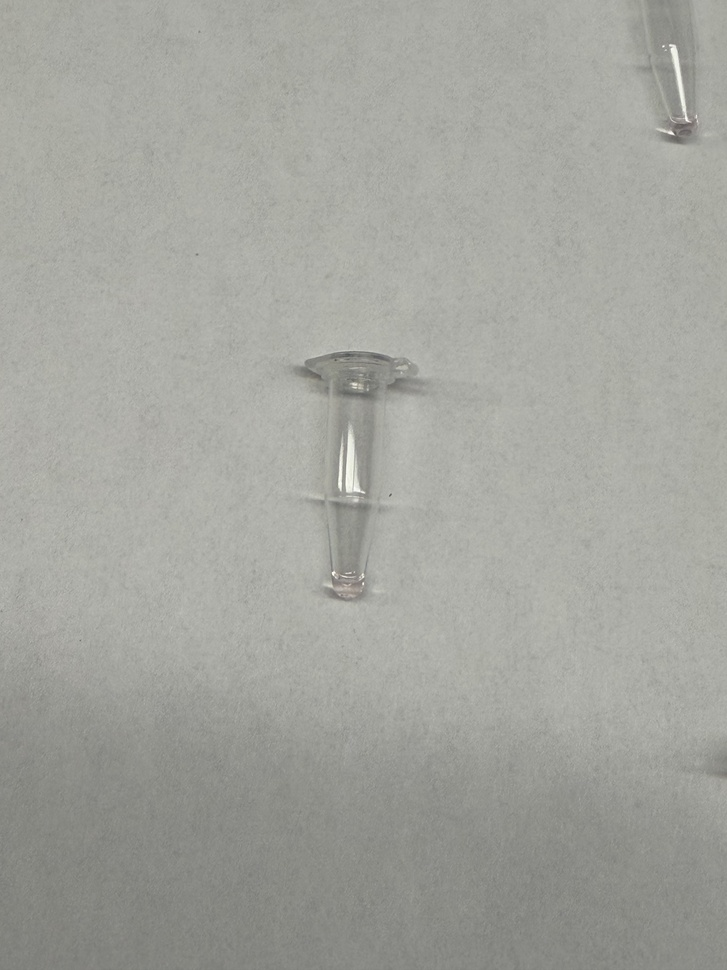
#> input picture image-segmenting/concentration-jpeg-2/IMG_8886.jpeg, 727 x 970 px, shrunk from 3024 x 4032 before the run
$ python detection_debug.py concentration-jpeg-2/IMG_8886.jpeg
#> lines starting #> are read from the running program, lines starting #| are printed output that depends on the picture; after the words box and inside, x2 and y2 are one past the last pixel; in counts of white or black regions, pixels touching at a corner belong together
import cv2
import numpy as np
import matplotlib.pyplot as plt
import sys

# Pass image path as argument: python3 debug_detection.py images/IMG_0969.jpeg
path = sys.argv[1] if len(sys.argv) > 1 else "images/IMG_0964.jpeg"

img = cv2.imread(path)
#> img is the input picture: shape (970, 727, 3); mean B, G, R 157.9, 164, 163.1
img_rgb = cv2.cvtColor(img, cv2.COLOR_BGR2RGB)
h, w = img.shape[:2]

# ── Step 1: Edge map (background-agnostic) ─────────────────────────────────
gray = cv2.cvtColor(img, cv2.COLOR_BGR2GRAY)
blurred = cv2.GaussianBlur(gray, (5, 5), 0)
edges = cv2.Canny(blurred, 20, 60)  # low thresholds to catch faint tube walls
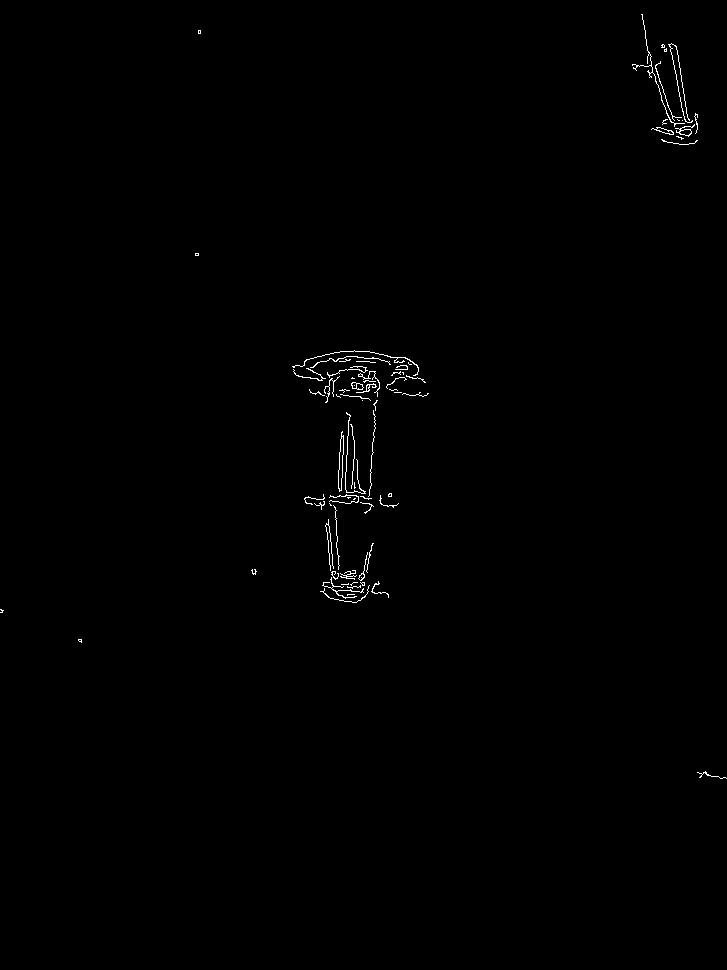
#> edges: shape (970, 727); 0.43% white in thin lines or dots, all inside (x1, y1, x2, y2) = (0, 14, 727, 779)

# ── Step 2: Vertical projection — find columns with strong vertical edges ──
# Each tube wall = a vertical stripe of high edge density
# Sum edge pixels column by column
col_projection = edges.sum(axis=0).astype(float)
#> col_projection = 727 values, max 13515 at index 354, min 0 at index 4, mean 1051.6
col_projection /= col_projection.max()  # normalize to 0-1
#> col_projection = 727 values, max 1 at index 354, min 0 at index 4, mean 0.0778

# Sum edge pixels row by row — helps find top/bottom of tube region
row_projection = edges.sum(axis=1).astype(float)
#> row_projection = 970 values, max 11730 at index 361, min 0 at index 0, mean 788.1
row_projection /= row_projection.max()
#> row_projection = 970 values, max 1 at index 361, min 0 at index 0, mean 0.0672

# ── Step 3: Find tube column bands via projection peaks ────────────────────
# Smooth the projection first to merge nearby peaks
from scipy.signal import find_peaks
import scipy.ndimage as ndi
smoothed_col = ndi.gaussian_filter1d(col_projection, sigma=15)
#> smoothed_col = 727 values, max 0.583 at index 349, min 0 at index 489, mean 0.0778

# Find peaks = tube wall positions
peaks, props = find_peaks(smoothed_col, height=0.1, distance=w // 20)
#> peaks = [349, 673]; props = {'peak_heights': [0.583, 0.232]}

# ── Step 4: Find vertical extent of tubes via row projection ──────────────
smoothed_row = ndi.gaussian_filter1d(row_projection, sigma=10)
#> smoothed_row = 970 values, max 0.426 at index 373, min 0 at index 185, mean 0.0672
# Tube region = rows with above-threshold edge activity
row_thresh = 0.1
tube_rows = np.where(smoothed_row > row_thresh)[0]
#> tube_rows = 276 values from 51 to 605
if len(tube_rows) > 0:
    row_top    = max(0, tube_rows[0] - 20)
#> row_top = 31
    row_bottom = min(h, tube_rows[-1] + 20)
#> row_bottom = 625
else:
    row_top, row_bottom = 0, h

# ── Step 5: Find tubes as valleys between peaks (valley-to-valley) ─────────
# Invert projection to find valleys = gaps between tubes
inverted = 1 - smoothed_col
#> inverted = 727 values, max 1 at index 489, min 0.417 at index 349, mean 0.922

# Find valleys in the original = gaps between tubes
valleys, _ = find_peaks(inverted, height=0.5, distance=w // 15)
#> valleys = [42, 137, 227, 530]

# Add image edges as boundaries
# Fix 1: don't use image edges as boundaries — only real valleys
# Remove the 0 and w from boundaries, filter out bands that are just margins
boundaries = valleys  # real valleys only, no image edges added
#> boundaries = [42, 137, 227, 530]

tube_bands = []
for i in range(len(boundaries) - 1):
    x1 = int(boundaries[i])
    x2 = int(boundaries[i + 1])
    band_w = x2 - x1
    band_h = row_bottom - row_top
    ar = band_h / band_w if band_w > 0 else 0

    # Must be tall enough and wide enough to be a real tube
    if ar > 1.5 and band_w > w // 15:
        tube_bands.append((x1, row_top, x2, row_bottom))
#> this loop made 3 passes
#> (x1, x2, band_w, ar) on passes 1 to 3: (42, 137, 95, 6.25), (137, 227, 90, 6.6), (227, 530, 303, 1.96)
#> after the loop, tube_bands = [(42, 31, 137, 625), (137, 31, 227, 625), (227, 31, 530, 625)]

# Fix 2: compute tip ROI per tube using its own column's row projection
# instead of sharing one global row_bottom
tip_bands = []
for (x1, y1, x2, y2) in tube_bands:
    # Per-tube row projection using only columns within this band
    tube_col_edges = edges[:, x1:x2]
    tube_row_proj = tube_col_edges.sum(axis=1).astype(float)
    if tube_row_proj.max() > 0:
        tube_row_proj /= tube_row_proj.max()
    tube_row_smooth = ndi.gaussian_filter1d(tube_row_proj, sigma=8)

    # Find where this tube's edges actually end vertically
    active_rows = np.where(tube_row_smooth > 0.1)[0]
    if len(active_rows) > 0:
        t_top    = max(0, active_rows[0])
        t_bottom = min(h, active_rows[-1])
    else:
        t_top, t_bottom = y1, y2

    tip_y = t_top + int((t_bottom - t_top) * 0.75)
    tip_bands.append((x1, t_top, x2, t_bottom, tip_y))
#> this loop made 3 passes
#> (x1, x2, active_rows, t_top, t_bottom, tip_y) on pass 1: (42, 137, [635, 636, 637, 638, 639, 640, 641, 642, 643, 644, 645], 635, 645, 642)
#> pass 1, `tube_col_edges = edges[:, x1:x2]`:
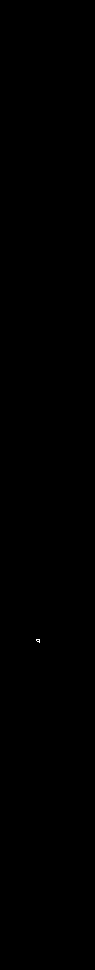
#> tube_col_edges: shape (970, 95); 0.01% white in thin lines or dots, all inside (x1, y1, x2, y2) = (36, 639, 40, 643)
#> pass 2, `tube_col_edges = edges[:, x1:x2]`:
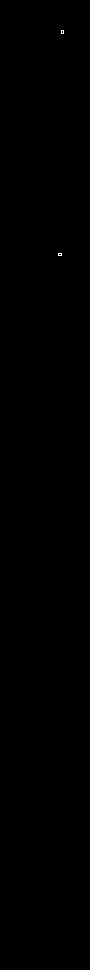
#> tube_col_edges: shape (970, 90); 0.02% white in thin lines or dots, all inside (x1, y1, x2, y2) = (58, 30, 64, 256)
#> pass 3, `tube_col_edges = edges[:, x1:x2]`:
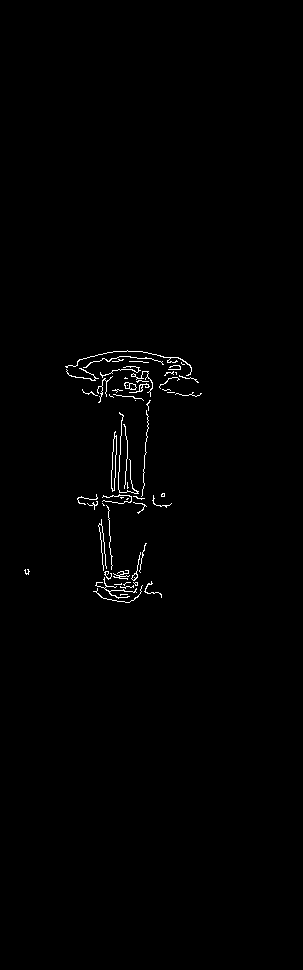
#> tube_col_edges: shape (970, 303); 0.76% white in thin lines or dots, all inside (x1, y1, x2, y2) = (24, 350, 202, 603)
#> after the loop, tip_bands = [(42, 635, 137, 645, 642), (137, 27, 227, 259, 201), (227, 346, 530, 603, 538)]

# ── Plot ───────────────────────────────────────────────────────────────────
fig = plt.figure(figsize=(20, 10))

# Original + detected bands
ax1 = fig.add_subplot(2, 3, 1)
vis = img_rgb.copy()
for (x1, y1, x2, y2) in tube_bands:
    cv2.rectangle(vis, (x1, y1), (x2, y2), (0, 200, 0), 2)
#> this loop made 3 passes
#> (x1, x2) on passes 1 to 3: (42, 137), (137, 227), (227, 530)
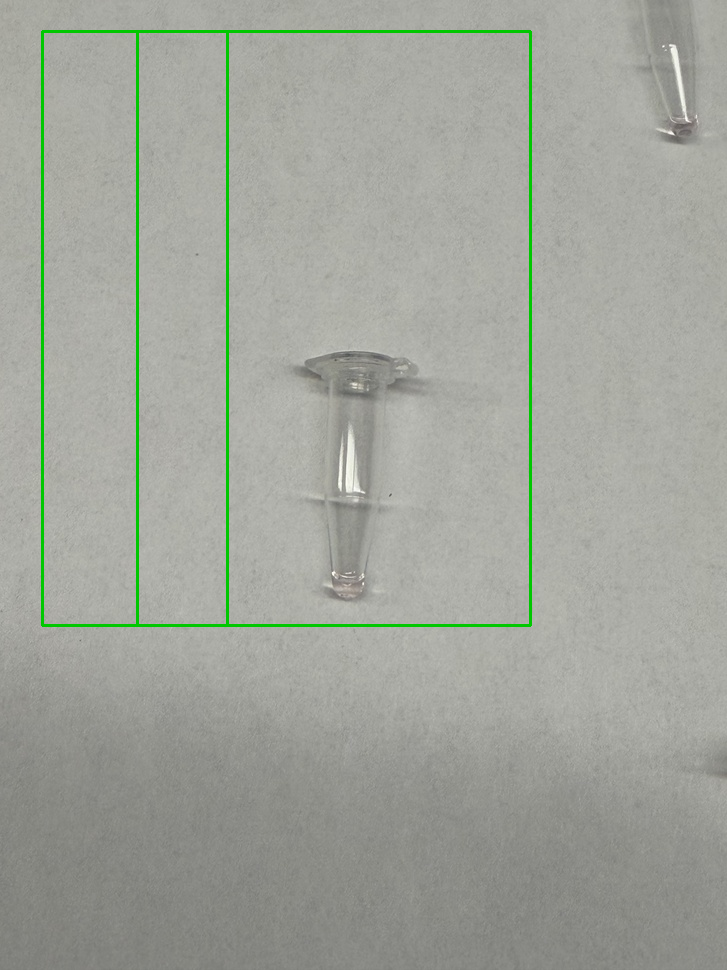
#> vis: shape (970, 727, 3); mean R, G, B 160.6, 164.4, 155.5
ax1.imshow(vis)
ax1.set_title(f"Detected {len(tube_bands)} tube(s)")
ax1.axis("off")

# Edge map
ax2 = fig.add_subplot(2, 3, 2)
ax2.imshow(edges, cmap="gray")
ax2.set_title("Edge map")
ax2.axis("off")

# Column projection
ax3 = fig.add_subplot(2, 3, 3)
ax3.plot(smoothed_col, label="col projection")
ax3.plot(peaks, smoothed_col[peaks], "rx", markersize=8, label="peaks")
ax3.axhline(0.1, color="gray", linestyle="--", label="threshold")
ax3.set_title("Column projection\n(peaks = tube walls)")
ax3.legend(fontsize=8)

# Row projection
ax4 = fig.add_subplot(2, 3, 4)
ax4.plot(smoothed_row, label="row projection")
ax4.axhline(row_thresh, color="gray", linestyle="--")
ax4.axvline(row_top,    color="green", linestyle="--", label="tube top")
ax4.axvline(row_bottom, color="red",   linestyle="--", label="tube bottom")
ax4.set_title("Row projection\n(tube vertical extent)")
ax4.legend(fontsize=8)

# Individual tube ROIs
ax5 = fig.add_subplot(2, 3, 5)
# Replace the tip ROI drawing loop in the plot section:
rois_vis = img_rgb.copy()
for i, (x1, t_top, x2, t_bottom, tip_y) in enumerate(tip_bands):
    cv2.rectangle(rois_vis, (x1, t_top),  (x2, t_bottom), (0, 200, 0),   2)
    cv2.rectangle(rois_vis, (x1, tip_y),  (x2, t_bottom), (255, 100, 0), 2)
    cv2.putText(rois_vis, f"T{i+1}", (x1+2, t_top+15),
                cv2.FONT_HERSHEY_SIMPLEX, 0.4, (0, 200, 0), 1)
#> this loop made 3 passes
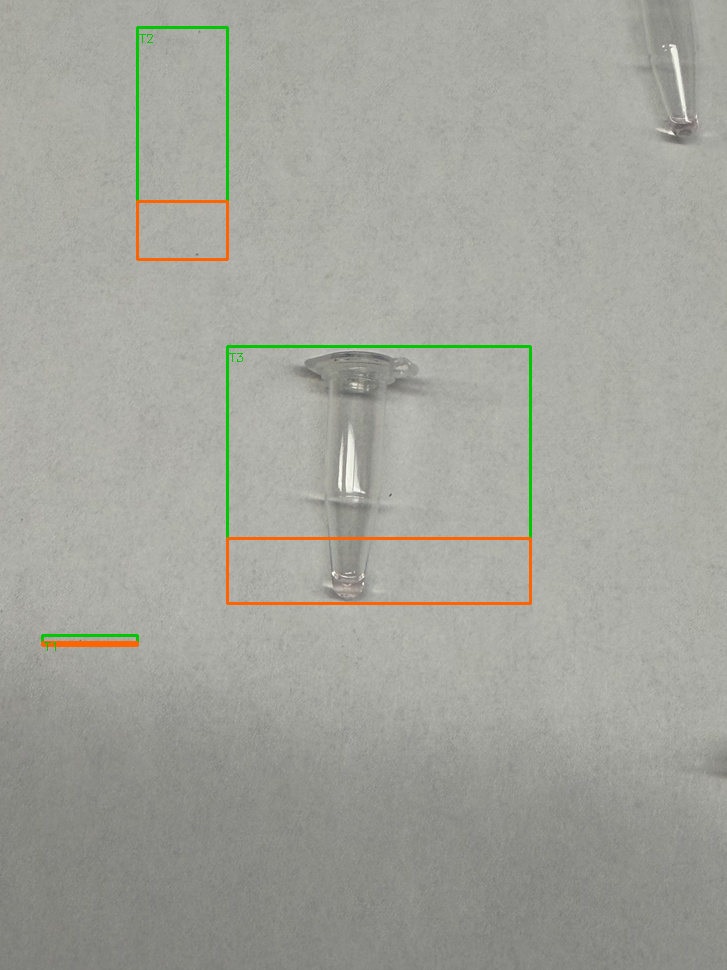
#> rois_vis: shape (970, 727, 3); mean R, G, B 162.6, 163.8, 156.1
ax5.imshow(rois_vis)
ax5.set_title("Tube bands (green)\nTip ROIs (orange)")
ax5.axis("off")

plt.suptitle(f"Projection-based detection: {path}", fontsize=10)
plt.tight_layout()
plt.savefig("debug_output.png", dpi=150)
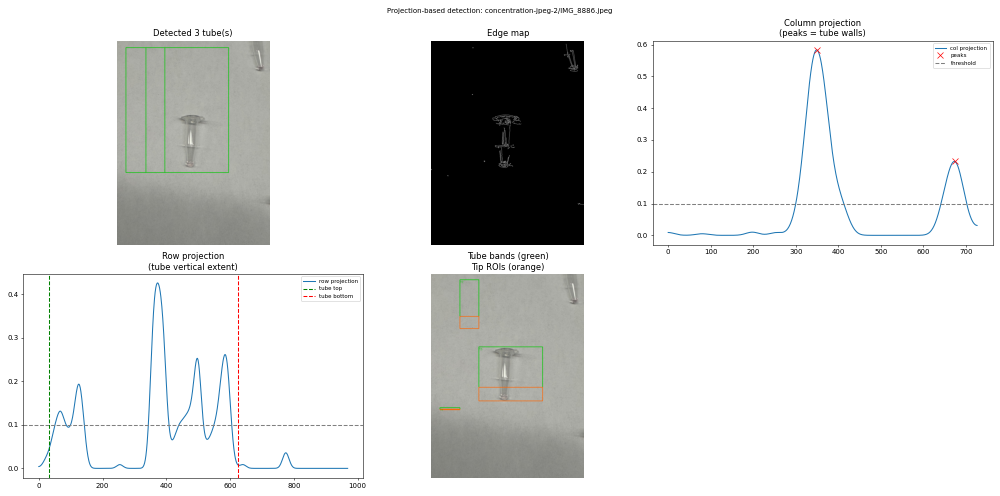
#> figure drawn by matplotlib, 5 panels; panel 3: curve peaks at x = 349, y = 0.583; panel 4: curve peaks at x = 373, y = 0.426
plt.show()

print(f"\nDetected {len(tube_bands)} tube band(s)")
#| Detected 3 tube band(s)
for i, (x1, y1, x2, y2) in enumerate(tube_bands):
    print(f"  T{i+1}: x={x1}–{x2}, y={y1}–{y2}, AR={((y2-y1)/(x2-x1)):.2f}")

$ run again, on image-segmenting/concentration-jpeg-2/IMG_8888.jpeg
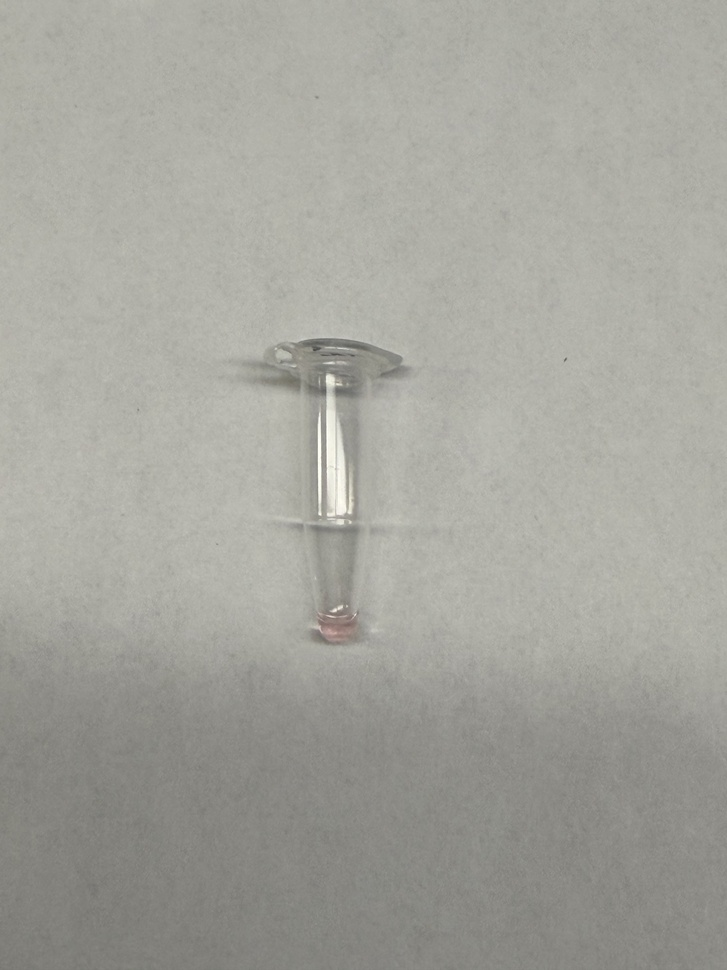
#> input picture image-segmenting/concentration-jpeg-2/IMG_8888.jpeg, 727 x 970 px, shrunk from 3024 x 4032 before the run
#> img is the input picture: shape (970, 727, 3); mean B, G, R 156.8, 163.9, 164.2
#> `edges = cv2.Canny(blurred, 20, 60)`:
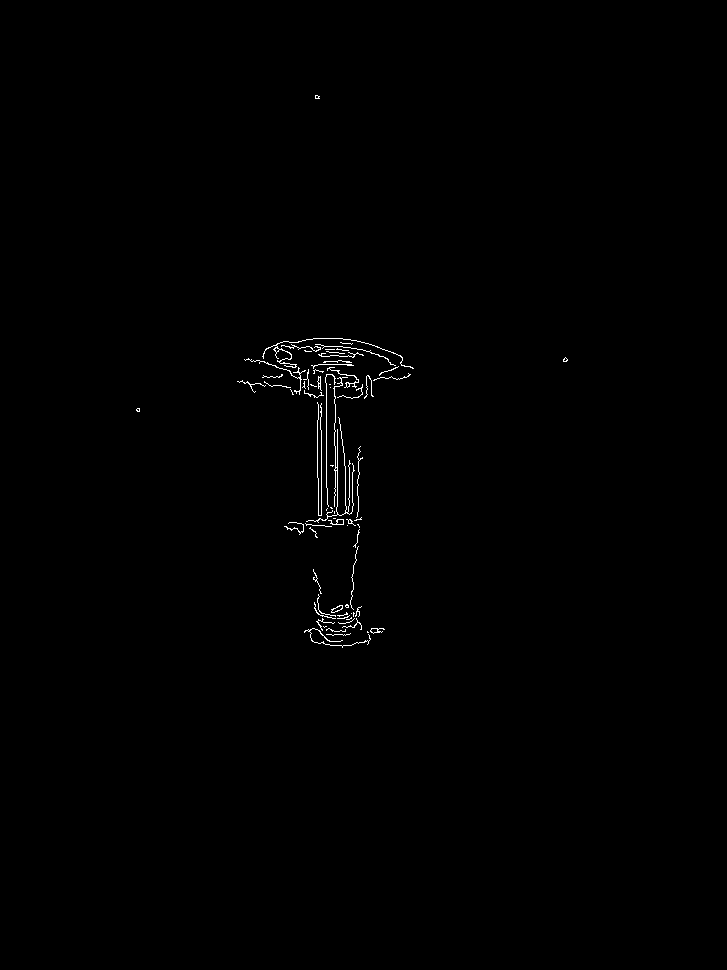
#> edges: shape (970, 727); 0.44% white in thin lines or dots, all inside (x1, y1, x2, y2) = (136, 95, 568, 648)
#> `col_projection = edges.sum(axis=0).astype(float)`: col_projection = 727 values, max 33150 at index 326, min 0 at index 0, mean 1086.3
#> `col_projection /= col_projection.max()`: col_projection = 727 values, max 1 at index 326, min 0 at index 0, mean 0.0328
#> `row_projection = edges.sum(axis=1).astype(float)`: row_projection = 970 values, max 12750 at index 364, min 0 at index 0, mean 814.2
#> `row_projection /= row_projection.max()`: row_projection = 970 values, max 1 at index 364, min 0 at index 0, mean 0.0639
#> smoothed_col = 727 values, max 0.322 at index 333, min 0 at index 0, mean 0.0328
#> peaks = [333]; props = {'peak_heights': [0.322]}
#> smoothed_row = 970 values, max 0.473 at index 362, min 0 at index 0, mean 0.0639
#> tube_rows = 255 values from 331 to 647
#> row_top = 311
#> row_bottom = 667
#> inverted = 727 values, max 1 at index 0, min 0.678 at index 333, mean 0.967
#> valleys = [188, 488]
#> the loop `for i in range(len(boundaries) - 1):` made 1 pass
#> (x1, x2, band_w, band_h, ar) on pass 1: (188, 488, 300, 356, 1.19)
#> after the loop `for i in range(len(boundaries) - 1):`: tube_bands = []
#| Detected 0 tube band(s)
